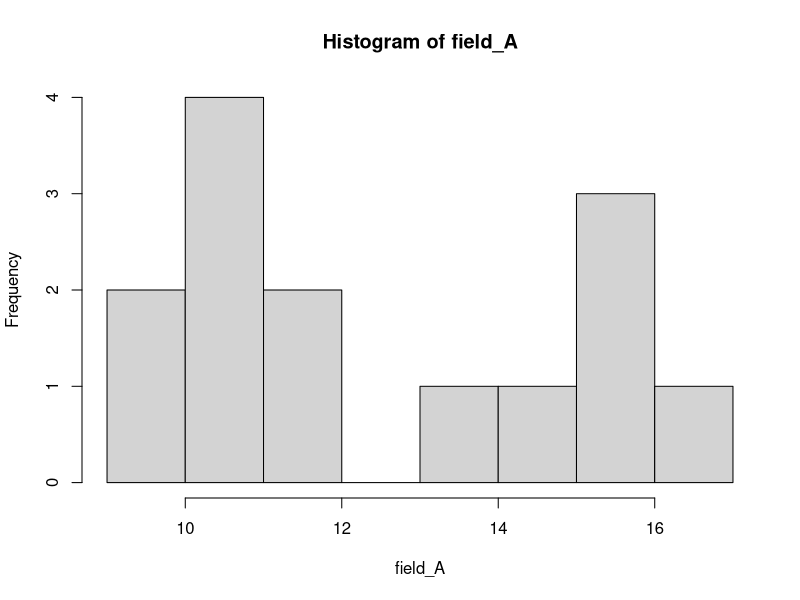
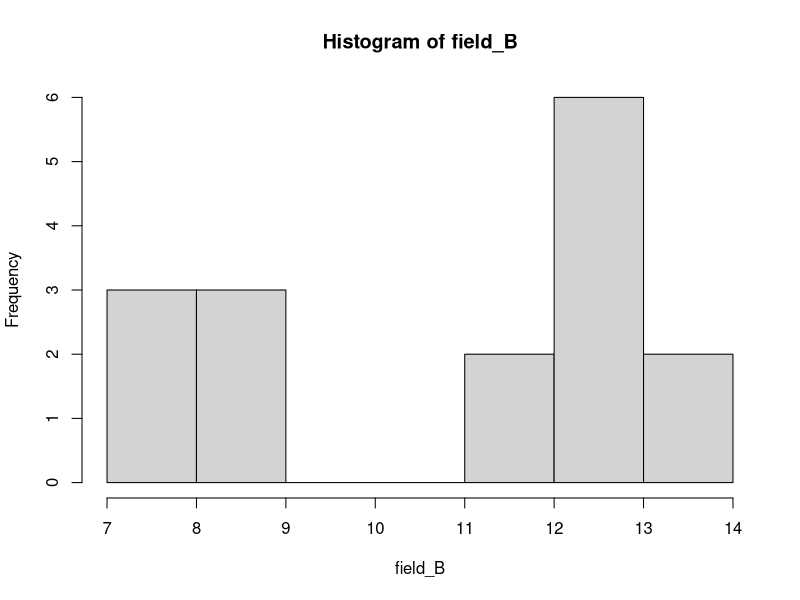
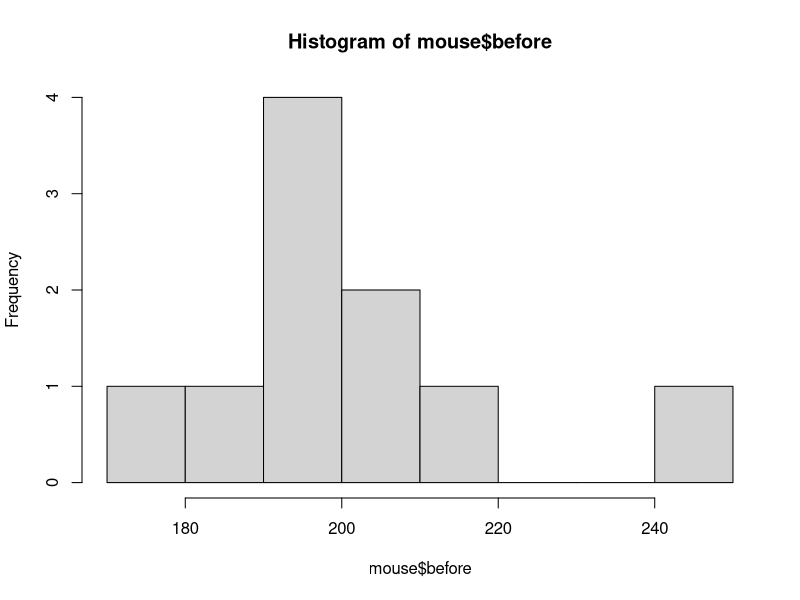
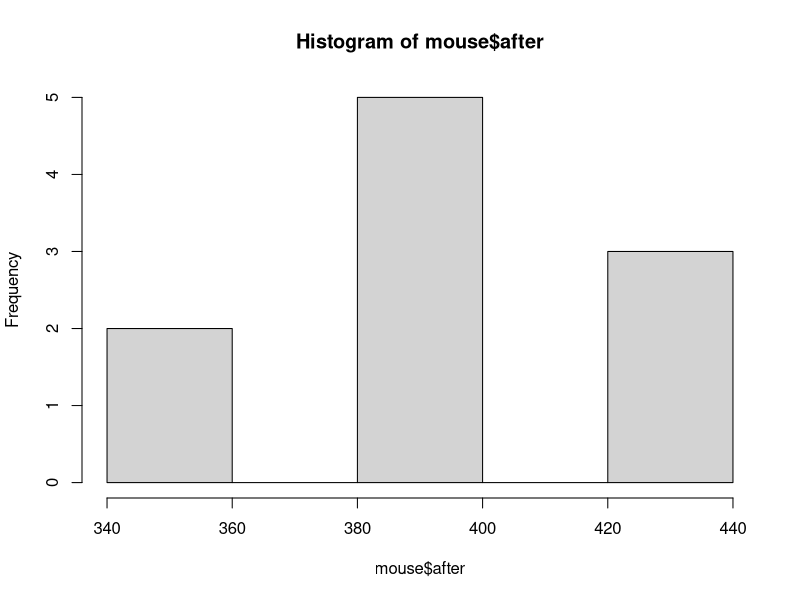
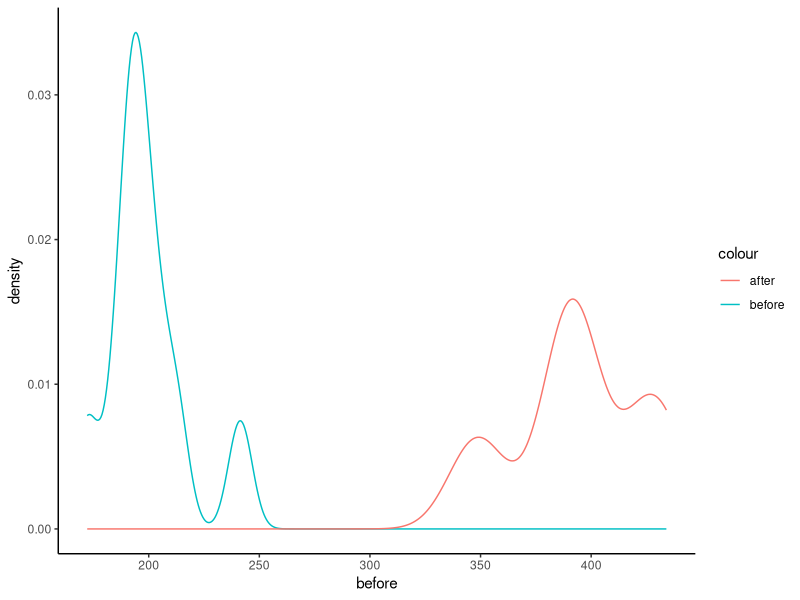

These figures' R source, in order:
# task 1: 5% siginificant
field_A <- c(10.2, 10.7, 15.5, 10.4, 9.9, 10.0, 16.6, 
             15.1, 15.2, 13.8, 14.1, 11.4, 11.5, 11.0)
field_B <- c(8.1, 8.5, 8.4, 7.3, 8.0, 7.1, 13.9, 12.2, 
             13.4, 11.3, 12.6, 12.6, 12.7, 12.4, 11.3, 12.5)
hist(field_A)
hist(field_B)
# 不能用t-test
wilcox.test(field_A, field_B, alternative = "greater", paired = F)
# H0


# task 2: mouse
mouse <- read.table("mice_weights.txt", head = T,  sep = ",")
summary(mouse)
hist(mouse$before)
hist(mouse$after)
library(ggplot2)
ggplot(data=mouse) +
  geom_line(aes(x=before, col='before'), stat='density') +
  geom_line(aes(x=after,col='after'), stat='density') + 
  theme_classic()
shapiro.test(mouse$before)
var.test(mouse$before, mouse$after)
# H0
t.test(mouse$before, mouse$after, 
       paired = TRUE, var.equal=TRUE)
# HA



# 保存
rm(filed_B)
save.image(file = "week11_practice.RData")
